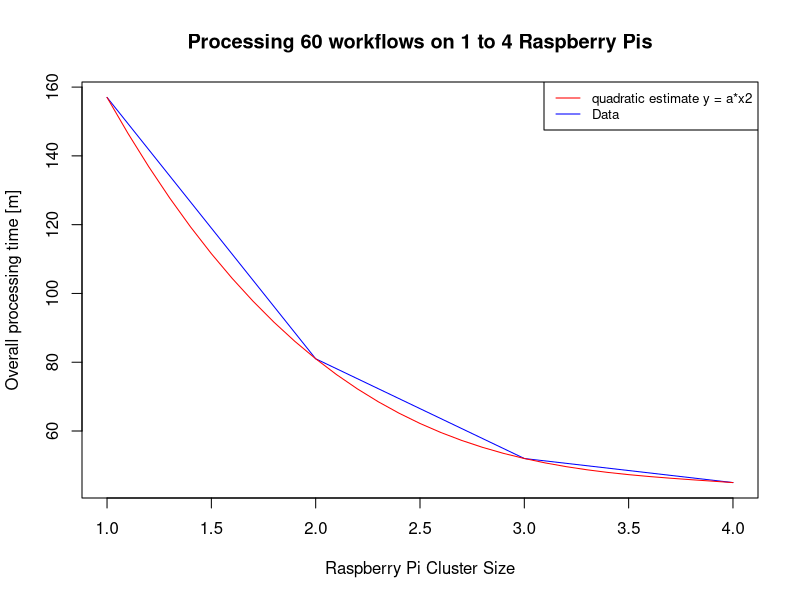

Recreate this plot in R.
x <- c(1,2,3,4)
y <- c(157,
       81,
       52,
       45)
ymax <- max(y)
ymin <- min(y)
x2 <-x^2
quad <- seq(1, 4, 0.1)
quad2 <- quad^2



fit <- lm(y ~ x * x2)
plot(x, y, type = "l", col="blue", xlim = c(1, 4), ylim = c(min(ymin),max(ymax)),
     main = "Processing 60 workflows on 1 to 4 Raspberry Pis", xlab = "Raspberry Pi Cluster Size", ylab = "Overall processing time [m]"
    )
predictedcounts <- predict(fit,list(x=quad, x2=quad2))
lines(quad, predictedcounts, col = "red",
lwd = 1)
legend("topright", legend=c("quadratic estimate y = a*x2", "Data"),
       col=c("red", "blue"), lty = 1, cex=0.8)
summary(fit)